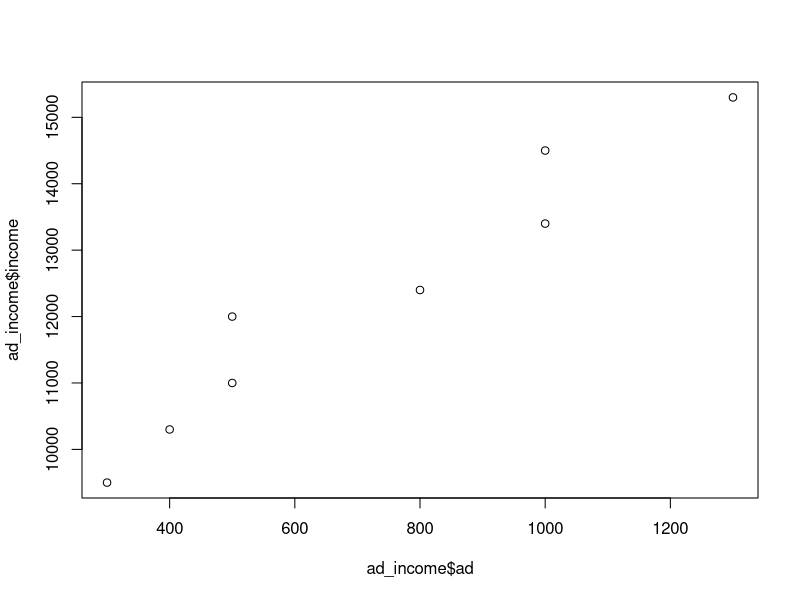
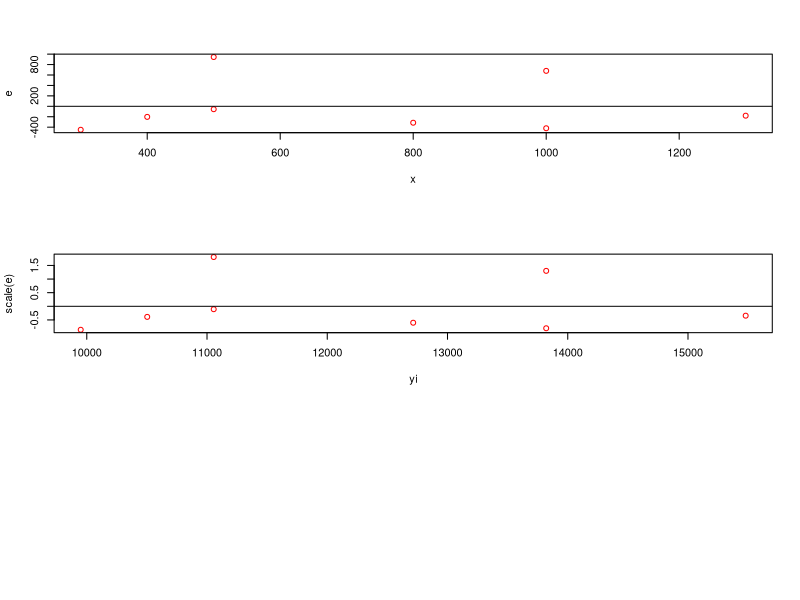

Write R code to recreate these figures, in order.
# Textbook: 統計學方法與應用4ed,v2

# Table 15.4 P.245
sumsq = function(n) return(sum((n-mean(n))^2));

name = c("大通","大德","大信","大道","大方","大立","大興","大展");
ad = c(300,400,500,500,800,1000,1000,1300);
income = c(9500,10300,11000,12000,12400,13400,14500,15300);

ad_income = data.frame(name=name,ad=ad,income=income,stringsAsFactors=F);

plot(ad_income$ad,ad_income$income);


x = ad_income$ad;
y = ad_income$income;
n = length(x);

x.mean = mean(x); x.mean;
y.mean = mean(y); y.mean;

beta = round(sum((x-x.mean)*(y-y.mean))/sumsq(x),2); beta;
alpha = y.mean-beta*x.mean; alpha;

Y = function(x) alpha+beta*x;
yi = Y(x);

e = y-yi; e;
beta_var = var(e)/sumsq(x); beta_var; sqrt(beta_var);
alpha_var = (sum(x^2)*var(e)) / (n*sumsq(x)); alpha_var; sqrt(alpha_var);

# Table 15.5 P.250
s_var = sum(e^2)/(n-2); s_var; 
s_sd = sqrt(s_var); s_sd;

h = 1/n+(x-x.mean)^2/sumsq(x); h;
s_e = s_sd*sqrt(1-h); s_e;
std_e = e/s_e; std_e;

# Table 15.9 P.261
sst = sumsq(y); sst;
sse = sum((y-yi)^2); sse;
ssr = sst - sse; ssr;

R2 = ssr/sst; R2;

df_r = 1;
df_e = 6;
msr = ssr/df_r; msr;
mse = sse/df_e; mse;

f_v = msr/mse; f_v;

# Example 15.4 P.263

# test beta
s_beta_var = (s_var/sumsq(x)); s_beta_var;
s_beta_sd = sqrt(s_beta_var); s_beta_sd;
t = (beta-0)/s_beta_sd; t;

t_ee = s_beta_sd*qt(0.05,n-2,lower.tail=F); t_ee;
beta_confidence_interval = beta + c(-t_ee,t_ee); beta_confidence_interval;

# Example 15.5 P.269
x0 = 1400; x0;
y0 = alpha+x0*beta; y0;
s2_y0 = s_var*((1/n)+((x0-x.mean)^2/sumsq(x))); s2_y0;
s_y0 = sqrt(s2_y0); s_y0;
t_ee = qt(0.025,6,lower.tail=F)*s_y0; t_ee;
y0_confidence_interval = y0+c(-t_ee,t_ee); y0_confidence_interval;

# Example 15.6 P270
e0 = 16000;
x0 = 1500; x0;
y0 = alpha + x0*beta; y0;
s2_y0 = s_var*((1/n)+((x0-x.mean)^2/sumsq(x))); s2_y0;
s_y0 = sqrt(s2_y0); s_y0;
t = (y0 - e0)/s_y0; t;

# Example 15.7 P272
x0 = 1400; x0;
y0 = alpha + beta*x0; y0;
s2_e0 = s_var*(1+1/n+(x0-x.mean)^2/sumsq(x)); s2_e0;
s_e0 = sqrt(s2_e0); s_e0;
t_ee = qt(0.025,6,lower.tail=F)* s_e0; t_ee;
y0_confidence_interval = y0+c(-t_ee,t_ee); y0_confidence_interval;

# Example 15.9 P.283
r_xy = cov(x,y)/(sd(x)*sd(y)); r_xy;

# Example 15.10 P.285
t = r_xy/sqrt((1-r_xy^2)/(n-2)); t;

# test alpha
s_alpha_var = (s_var*sqrt(sum(x^2)/(n*sumsq(x)))); s_alpha_var;
s_alpha_sd = sqrt(s_alpha_var); s_alpha_sd;
t = (alpha-0)/s_alpha_sd; t;

t_ee = s_alpha_sd*qt(0.05,n-2,lower.tail=F); t_ee;
alpha_confidence_interval = alpha + c(-t_ee,t_ee); alpha_confidence_interval;


# Draw residual plots
default_par = par(no.readonly=T);
par(mfrow=c(3,1));
plot(x,e,col="red");
abline(0,0);

plot(yi,scale(e),col="red");
abline(0,0);
par(default_par);